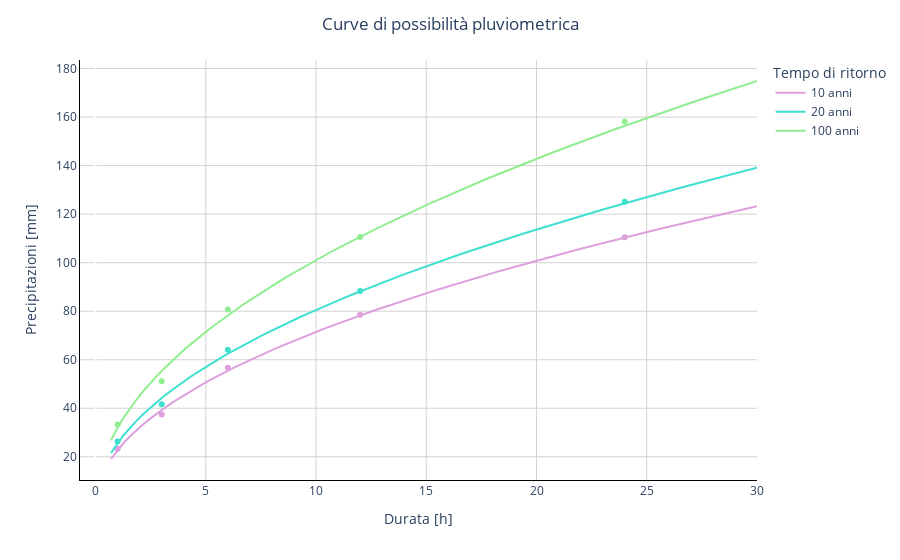

This figure's notebook cell:
### Code cell
fig = px.line(height = 500)

paint = ['plum', 'turquoise', 'lightgreen']

fig.add_trace(go.Scatter(x = tp, y = hts[10], mode = 'lines', name = '10 anni', line = dict(color = paint[0]))) 
fig.add_trace(go.Scatter(x = h_.index, y = h_[T_r[0]], mode = 'markers', name = T_r[0], 
                         showlegend = False, marker = dict(color = paint[0])))
fig.add_trace(go.Scatter(x = tp, y = hts[20], mode = 'lines', name = '20 anni', line = dict(color = paint[1]))) 
fig.add_trace(go.Scatter(x = h_.index, y = h_[T_r[1]], mode = 'markers', name = T_r[1],
                         showlegend = False, marker = dict(color = paint[1])))
fig.add_trace(go.Scatter(x = tp, y = hts[100], mode = 'lines', name = '100 anni', line = dict(color = paint[2]))) 
fig.add_trace(go.Scatter(x = h_.index, y = h_[T_r[2]], mode = 'markers', name = T_r[2],
                         showlegend = False, marker = dict(color = paint[2])))

fig.update_layout(title ='Curve di possibilità pluviometrica', plot_bgcolor = 'white', title_x = 0.5,
                  yaxis_title = 'Precipitazioni [mm]', xaxis_title = 'Durata [h]', legend_title = 'Tempo di ritorno')
fig.update_xaxes(gridcolor = 'lightgrey', linecolor = 'black')
fig.update_yaxes(gridcolor = 'lightgrey', linecolor = 'black')
fig.update

fig.show()
